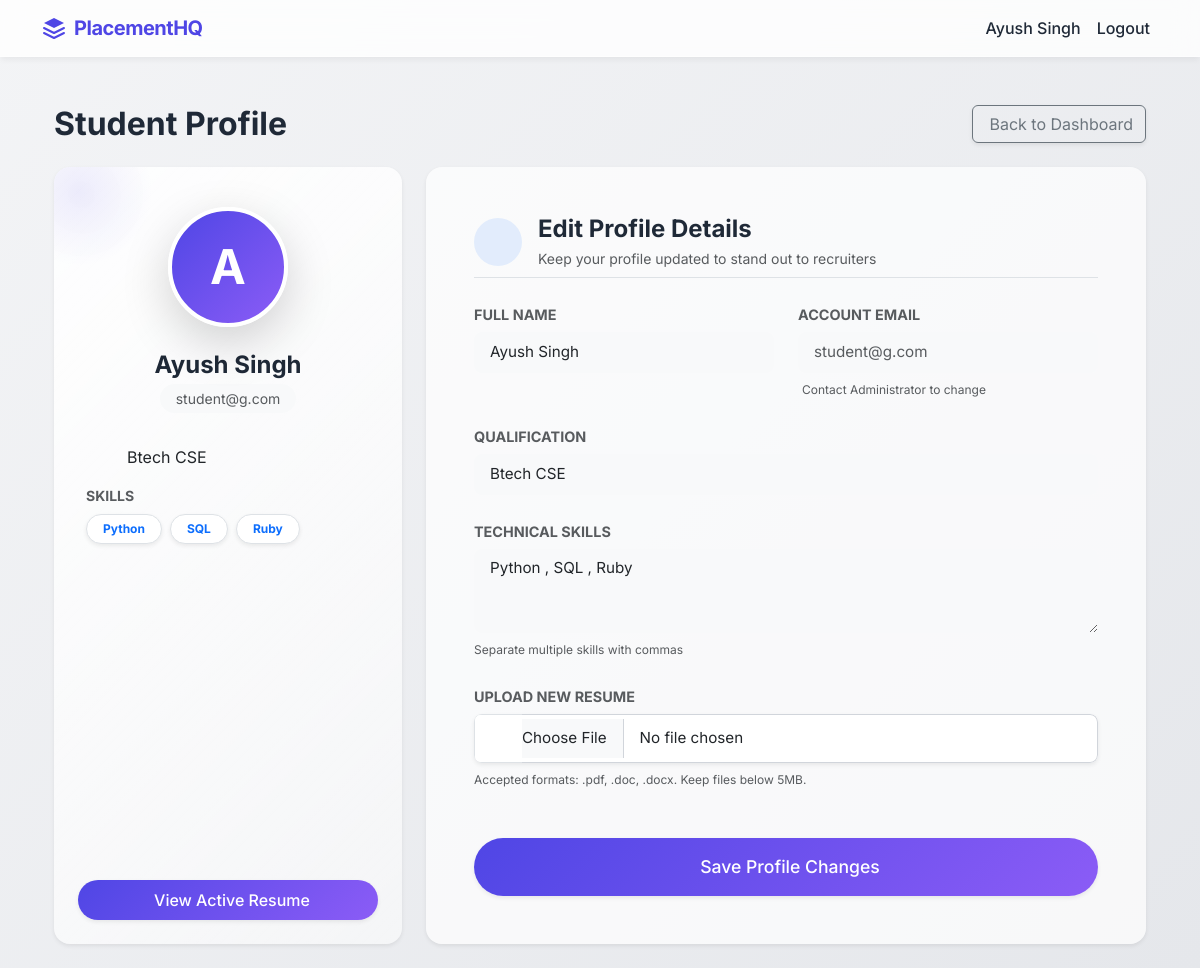
/student/profile (signed in), run on an earlier commit of the app's database.
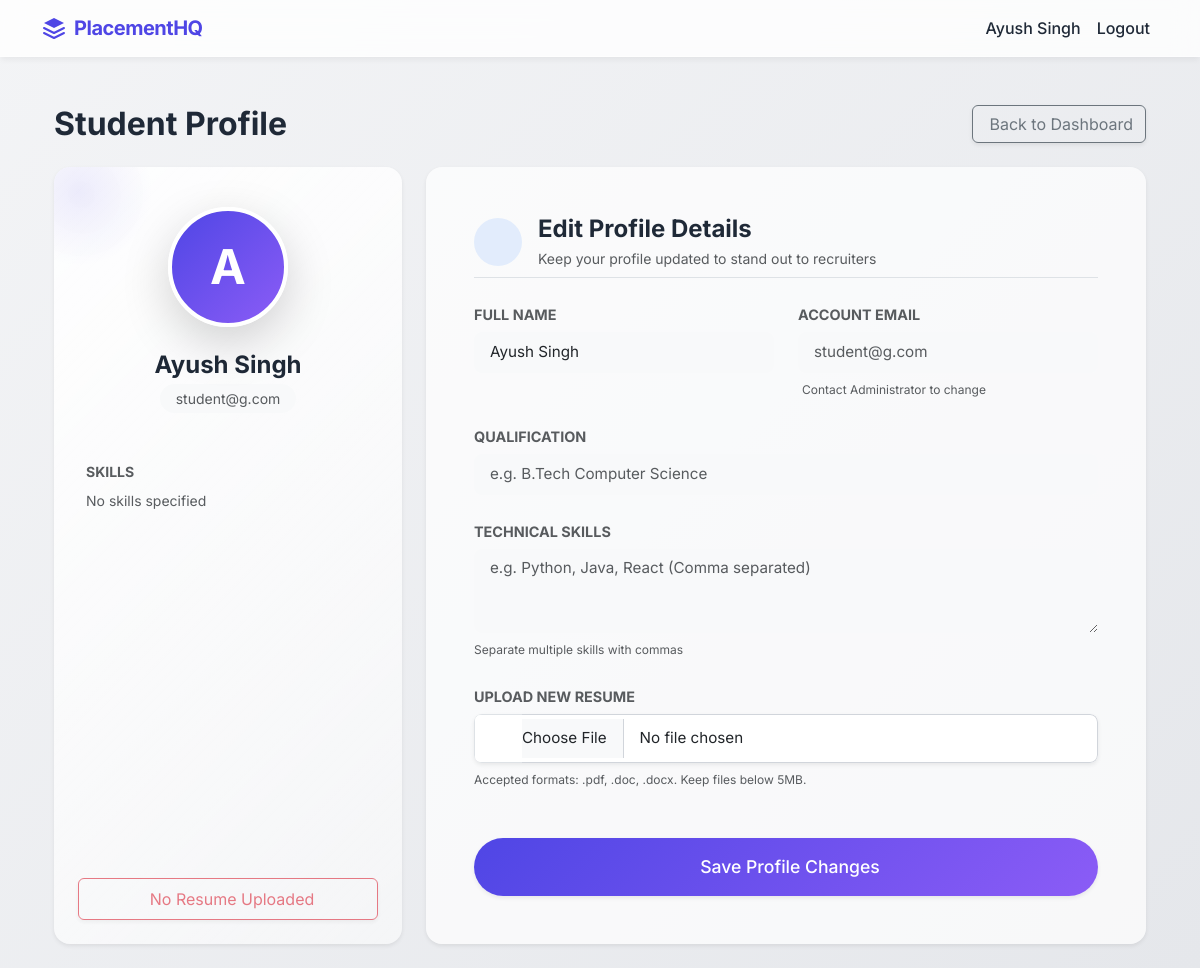
And on a later commit of the database.
### backend/models.py (models this page shows, shortened)
class StudentProfile(db.Model):
    __tablename__ = "student_profile"
    id = db.Column(db.Integer, primary_key=True)
    qualification = db.Column(db.String(100), nullable=False)
    skills = db.Column(db.String(250))
    resume_path = db.Column(db.String(250))
    is_blacklisted = db.Column(db.Boolean, default=False)
    user_id = db.Column(
        db.Integer, db.ForeignKey("user.id", ondelete="CASCADE"), nullable=False
    )

### backend/controllers.py (the view, shortened to what this page needs)
@bp.route("/student/profile", methods=["GET", "POST"])
@login_required
@role_required("STUDENT")
def student_profile():
    student_id = current_user.id
    if not student_id:
        return redirect(url_for("main.login"))
    user = User.query.get_or_404(student_id)
    profile = StudentProfile.query.filter_by(user_id=student_id).first()
    return render_template(
        "student_profile.html",
        user=user,
        profile=profile
    )

### backend/__init__.py (called while the page is built)
def create_app():
    app = Flask(__name__, template_folder="../templates", static_folder="../static")
    app.config["SQLALCHEMY_DATABASE_URI"] = os.getenv(
        "DATABASE_URL",
        "sqlite:///PLACEMENT_PORTAL.sqlite3"
    )
    app.config["SQLALCHEMY_TRACK_MODIFICATIONS"] = False
    app.config["SECRET_KEY"] = os.getenv("SECRET_KEY", "placement_secret_key")
    app.debug = True
    db.init_app(app)
    login_manager = LoginManager()
    login_manager.login_view = "main.login"
    login_manager.init_app(app)
    @login_manager.user_loader
    def load_user(user_id):
        return User.query.get(int(user_id))
    from .controllers import bp
    app.register_blueprint(bp)
    from .api import api_bp
    app.register_blueprint(api_bp)
    return app

### templates/student_profile.html (shortened to what the changed rows need)
{% extends "base.html" %}
{% block content %}
<div class="container py-4">
    <div class="d-flex flex-column flex-md-row justify-content-between align-items-center mb-4">
        <h2 class="fw-bold mb-3 mb-md-0" style="color: var(--dark-text);">Student Profile</h2>
    </div>
    <div class="row g-4 animate-fade-in">
        <div class="col-lg-4">
            <div class="glass-card border-0 shadow-sm text-center p-4 h-100 d-flex flex-column align-items-center position-relative overflow-hidden" style="background: linear-gradient(135deg, rgba(255,255,255,0.9) 0%, rgba(255,255,255,0.5) 100%);">
                <div class="w-100 mt-2 text-start px-2">
                    <p class="mb-3 d-flex align-items-center">
                        <span class="text-dark">{{ profile.qualification }}</span>
                    </p>
                    <div class="mb-4">
                        <div class="d-flex flex-wrap gap-2">
                            {% if profile.skills %}
                                {% for skill in profile.skills.split(',') %}
                                    <span class="badge bg-white shadow-sm text-primary border px-3 py-2 rounded-pill">{{ skill.strip() }}</span>
                                {% endfor %}
                            {% else %}
                                <span class="text-muted small">No skills specified</span>
                            {% endif %}
                        </div>
                    </div>
                </div>
                <div class="mt-auto w-100 pt-4">
                    {% if profile.resume_path %}
                        <a href="{{ url_for('static', filename=profile.resume_path) }}" target="_blank" class="btn btn-premium w-100 shadow-sm py-2">
                             View Active Resume
                        </a>
                    {% else %}
                        <button class="btn btn-outline-danger w-100 shadow-sm py-2" disabled>
                             No Resume Uploaded
                        </button>
                    {% endif %}
                </div>
            </div>
        </div>
        <div class="col-lg-8">
            <div class="glass-card border-0 shadow-sm p-4 p-md-5 h-100">
                <form method="POST" enctype="multipart/form-data">
                    <div class="row g-4">
                        <div class="col-12 form-group">
                            <label class="form-label fw-bold text-muted small text-uppercase tracking-widest">Qualification</label>
                            <input type="text" name="qualification" class="form-control form-control-lg bg-light border-0 shadow-none px-3 py-2" value="{{ profile.qualification }}" placeholder="e.g. B.Tech Computer Science" required>
                        </div>
                        <div class="col-12 form-group">
                            <label class="form-label fw-bold text-muted small text-uppercase tracking-widest">Technical Skills</label>
                            <textarea name="skills" class="form-control form-control-lg bg-light border-0 shadow-none px-3 py-2" rows="3" placeholder="e.g. Python, Java, React (Comma separated)">{{ profile.skills }}</textarea>
                            <small class="text-muted mt-2 d-inline-block" style="font-size: 0.75rem;">Separate multiple skills with commas</small>
                        </div>
                    </div>
                </form>
            </div>
        </div>
    </div>
</div>
{% endblock %}

What changed in the data, as far as the page shows it:
removed StudentProfile: qualification "Btech CSE", skills "Python , SQL , Ruby"
Also different on the page:
text no longer shown: "View Active Resume"
text now shown: "No skills specified No Resume Uploaded"
list line gone: "Python"
list line gone: "SQL"
list line gone: "Ruby"
